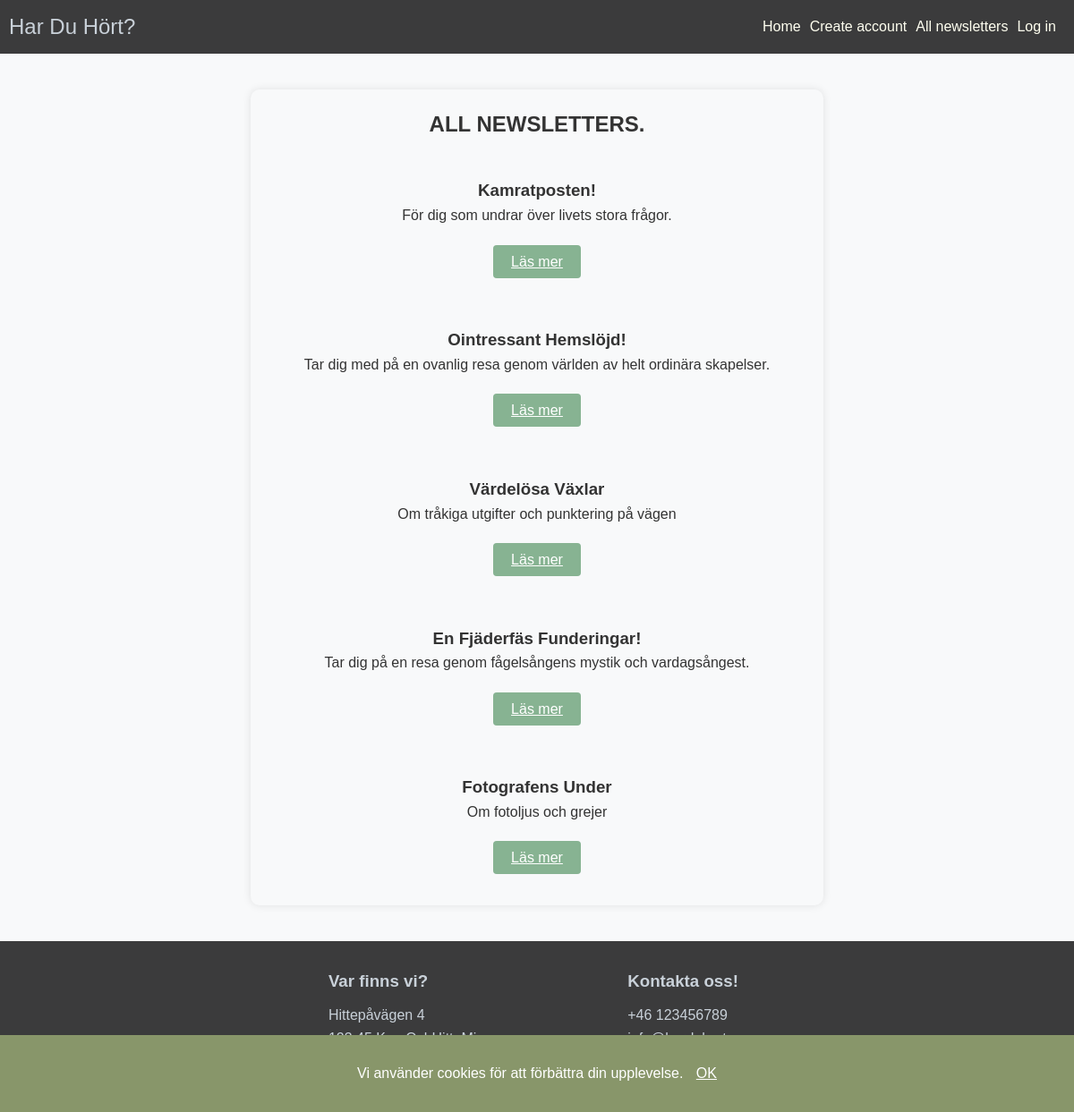
The page /newsletters.php on the database its author committed.
### tables this page shows
CREATE TABLE `newsletters` (
  `id` int(11) NOT NULL,
  `name` varchar(255) NOT NULL,
  `description` varchar(255) NOT NULL,
  `owner` int(11) DEFAULT NULL
);

### html/newsletters.php (the view, shortened to what this page needs)
<?php
require_once './components/header.php';
$mysql = new mysqli("db", "root", "notSecureChangeMe", "newsletter_db");
$sql = "SELECT id, name, description FROM newsletters";
$result = $mysql->query($sql);
echo "<main><h2>ALL NEWSLETTERS.</h2>";
if ($result->num_rows > 0) {
    while($row = $result->fetch_assoc()) {
        echo "<div class='newsletter-item'>";
        echo "<h3>" . $row['name'] . "</h3>";
        echo "<p>" . $row['description'] . "</p> <br>";
        echo "<a href='newsletter.php?id=". $row['id']. "' class='btn btn-primary'>Läs mer</a>";
        echo "</div>";
    }
} else {
    echo "No newsletters for you. Sorri.";
}
echo "</main>";
include_once("/var/www/html/components/footer.php");?>

### html/style.css (style rules this page uses)
* { margin: 0; padding: 0; }
body { font-family: Arial, sans-serif; line-height: 1.6; color: #333; background-color: #f8f9fa; margin: 0; display: flex; flex-direction: column; align-items: center; justify-content: center; min-height: 100vh; margin-bottom: 40px; }
main { width: 80%; min-height: 200px; max-width: 600px; text-align: center; border-radius: 10px; box-shadow: 0 0 10px rgba(0, 0, 0, 0.1); padding: 20px; margin: 40px 0; }
.newsletter-item { margin-top: 20px; padding: 20px 0; }
.btn-primary { background-color: #87b392; color: white; cursor: pointer; border: none; padding: 10px 20px; border-radius: 4px; transition: background-color 0.3s ease; }

### rows shown on the page
newsletters: name "Kamratposten!", description "För dig som undrar över livets stora frågor."
newsletters: name "Ointressant Hemslöjd!", description "Tar dig med på en ovanlig resa genom världen av helt ordinära skapelser."
newsletters: name "Värdelösa Växlar", description "Om tråkiga utgifter och punktering på vägen"
newsletters: name "En Fjäderfäs Funderingar!", description "Tar dig på en resa genom fågelsångens mystik och vardagsångest."
newsletters: name "Fotografens Under", description "Om fotoljus och grejer"

### other values the page prints
$page['text'] "Home"
$page['text'] "Create account"
$page['text'] "All newsletters"
$page['text'] "Log in"
